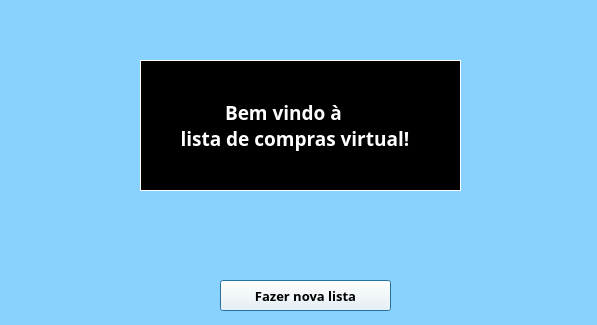
<?xml version="1.0" encoding="UTF-8"?>
<ui version="4.0">
 <class>fm_principal</class>
 <widget class="QDialog" name="fm_principal">
  <property name="geometry">
   <rect>
    <x>0</x>
    <y>0</y>
    <width>597</width>
    <height>325</height>
   </rect>
  </property>
  <property name="windowTitle">
   <string>Dialog</string>
  </property>
  <property name="styleSheet">
   <string notr="true">background-color:#89d2ff;
color :#000</string>
  </property>
  <widget class="QPushButton" name="btn_fazerLista">
   <property name="geometry">
    <rect>
     <x>220</x>
     <y>280</y>
     <width>171</width>
     <height>31</height>
    </rect>
   </property>
   <property name="font">
    <font>
     <family>Source Code Pro</family>
     <pointsize>10</pointsize>
     <weight>75</weight>
     <bold>true</bold>
    </font>
   </property>
   <property name="cursor">
    <cursorShape>PointingHandCursor</cursorShape>
   </property>
   <property name="styleSheet">
    <string notr="true">background-color:#fff;
color :#000</string>
   </property>
   <property name="text">
    <string>Fazer nova lista</string>
   </property>
  </widget>
  <widget class="QLabel" name="label">
   <property name="geometry">
    <rect>
     <x>140</x>
     <y>60</y>
     <width>321</width>
     <height>131</height>
    </rect>
   </property>
   <property name="font">
    <font>
     <family>Source Code Pro</family>
     <pointsize>14</pointsize>
     <weight>75</weight>
     <bold>true</bold>
    </font>
   </property>
   <property name="styleSheet">
    <string notr="true">background-color:#000;
color :#fff</string>
   </property>
   <property name="frameShape">
    <enum>QFrame::Box</enum>
   </property>
   <property name="text">
    <string>                Bem vindo à
       lista de compras virtual!</string>
   </property>
  </widget>
 </widget>
 <resources/>
 <connections/>
</ui>
